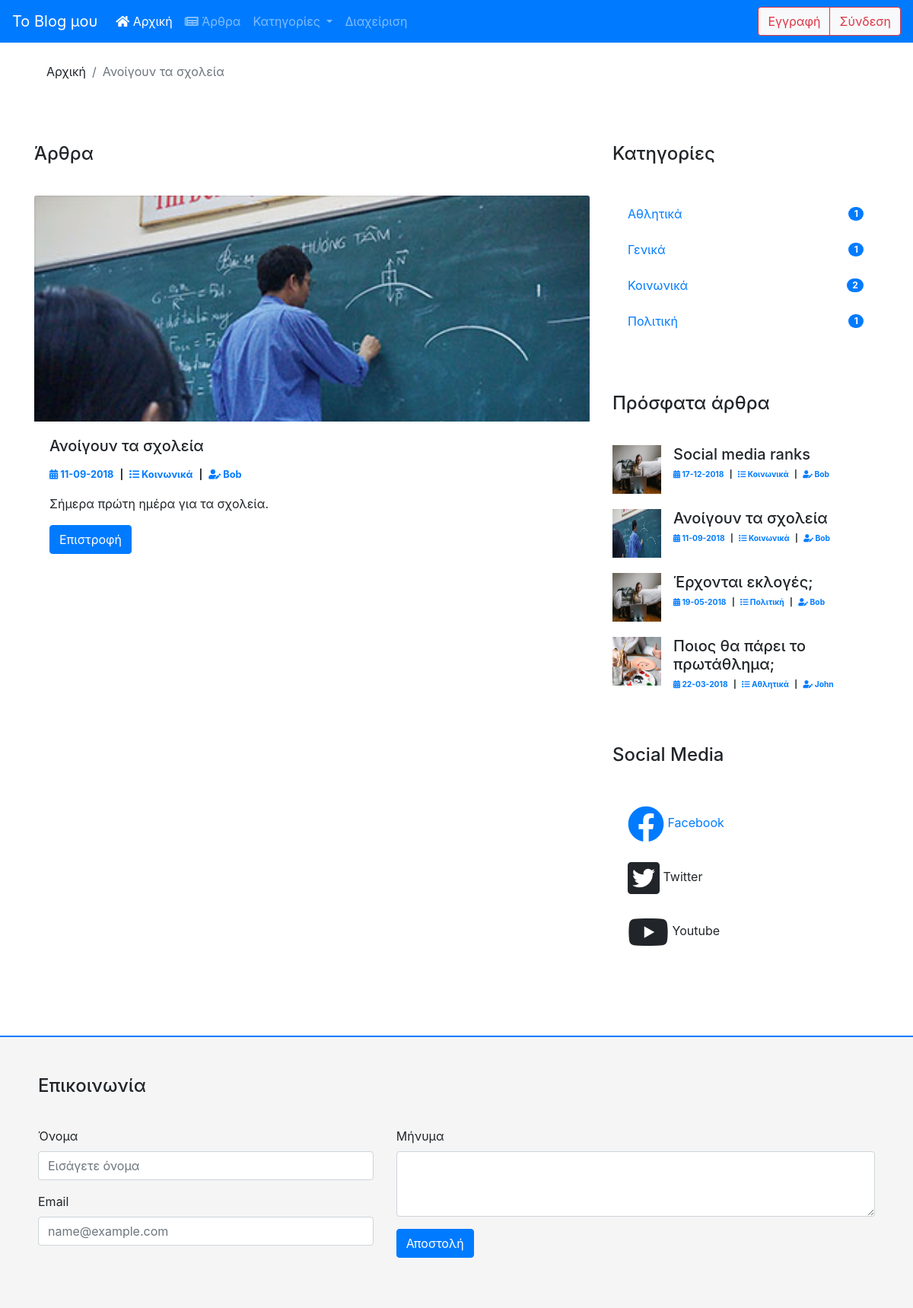
The app's page /article.php?id=8 with its own data.
### tables this page shows
CREATE TABLE `articles` (
  `article_id` int(10) NOT NULL,
  `title` varchar(255) NOT NULL,
  `content` text NOT NULL,
  `image` varchar(255) NOT NULL DEFAULT 'eikona.jpg',
  `created_date` date NOT NULL,
  `owner_id` int(10) NOT NULL,
  `cat_id` int(10) NOT NULL,
  `published` char(1) NOT NULL DEFAULT '0'
);

CREATE TABLE `categories` (
  `category_id` int(10) NOT NULL,
  `cat_name` char(50) NOT NULL
);

CREATE TABLE `users` (
  `user_id` int(10) NOT NULL,
  `username` varchar(25) NOT NULL,
  `password` varchar(25) NOT NULL,
  `email` varchar(100) NOT NULL,
  `role` char(20) NOT NULL DEFAULT 'registered',
  `created_date` date NOT NULL
);

### article.php (the view, shortened to what this page needs)
<?php
require_once "head.php";
$id=$_GET["id"];
$sql="SELECT articles.*, categories.cat_name, users.username FROM articles INNER JOIN categories ON articles.cat_id=categories.category_id INNER JOIN users ON articles.owner_id=users.user_id WHERE article_id=:id && published=1 ORDER BY created_date DESC";
$stmt=$conn->prepare($sql);
$stmt->bindparam(":id",$id);
$stmt->execute();
$row=$stmt->fetch(PDO::FETCH_ASSOC);
	$image=$row["image"];
	$title=$row["title"];
	$category=$row["cat_name"];
	$date=$row["created_date"];
	$author=$row["username"];
	$content=$row["content"];
	$newdate=explode("-",$date);
	$newdate=$newdate[2]."-".$newdate[1]."-".$newdate[0];
?>
  </head>
  <body>
<?php
require_once "menu.php";
?>
<div class="container top-space">
	<nav aria-label="breadcrumb">
	  <ol class="breadcrumb">
		<li class="breadcrumb-item" aria-current="page">Αρχική</li>
		<li class="breadcrumb-item active" aria-current="page"><?php echo $title; ?></li>
	  </ol>
	</nav>
</div>
<div class="container top-space">
  <div class="row">
    <div class="col-md-8">
	<div class="bottom-space-40">
		<h4>Άρθρα</h4>
	</div>
      <div class="card no-border">
		  <img src="images/<?php echo $image ?>" class="card-img-top" alt="...">
		  <div class="card-body">
			<h5 class="card-title"><?php echo $title ?></h5>
			<div class="blog-details">
				<ul>
					<li>
					<a href="articles.php?date=<?php echo $date ?>"><i class="fas fa-calendar-alt"></i> <?php echo $newdate ?></a></li>
					<li><a href="articles.php?category=<?php echo $category ?>"><i class="fas fa-list"></i> <?php echo $category ?></a></li>
					<li><a href="articles.php?author=<?php echo $author ?>"><i class="fas fa-user-edit"></i> <?php echo $author ?></a></li>
				</ul>
			</div>
			<p class="card-text"><?php echo $content ?></p>
			<a href="articles.php" class="btn btn-primary">Επιστροφή</a>
		  </div>
		</div>
	   </div>
<?php
require_once "right-bar.php";
require_once "footer.php";
?>

### right-bar.php (shortened to what this page needs)
    <div class="col-md-4">
		<div class="bottom-space-40">
			<h4>Κατηγορίες</h4>
		</div>
		<div class="card no-border">
		  <ul class="list-group">
<?php
$sql="SELECT categories.cat_name, COUNT(article_id)AS total FROM articles INNER JOIN categories ON articles.cat_id=categories.category_id WHERE published=1 GROUP BY cat_id ORDER BY cat_name ASC";
$stmt=$conn->prepare($sql);
$stmt->execute();
while($row=$stmt->fetch(PDO::FETCH_ASSOC))
{
	$category=$row["cat_name"];
	$total=$row["total"];
?>
		  <li class="list-group-item d-flex justify-content-between align-items-center no-border">
		  <a href="articles.php?category=<?php echo $category ?>">
			<?php echo $category; ?></a>
			<span class="badge badge-primary badge-pill"><?php echo $total; ?></span>
		  </li>
<?php
}
?>
		</ul>
		</div>
		<div class="bottom-space-40 top-space">
			<h4>Πρόσφατα άρθρα</h4>
		</div>
			<ul class="list-unstyled">
<?php
$sql="SELECT articles.*, categories.cat_name, users.username FROM articles INNER JOIN categories ON articles.cat_id=categories.category_id INNER JOIN users ON articles.owner_id=users.user_id WHERE published=1 ORDER BY created_date DESC LIMIT 4";
$stmt=$conn->prepare($sql);
$stmt->execute();
while($row=$stmt->fetch(PDO::FETCH_ASSOC))
{
	$image=$row["image"];
	$title=$row["title"];
	$category=$row["cat_name"];
	$date=$row["created_date"];
	$author=$row["username"];
	$newdate=explode("-",$date);
	$newdate=$newdate[2]."-".$newdate[1]."-".$newdate[0];
?>
			  <li class="media top-space-20">
				<img src="images/<?php echo $image ?>" class="mr-3 sm-img" alt="...">
				<div class="media-body">
				  <h5 class="mt-0 mb-1"><?php echo $title ?></h5>
				  <div class="blog-details sm">
				<ul>
					<li>
					<a href="articles.php?date=<?php echo $date ?>"><i class="fas fa-calendar-alt"></i> <?php echo $newdate ?></a></li>
					<li><a href="articles.php?category=<?php echo $category ?>"><i class="fas fa-list"></i> <?php echo $category ?></a></li>
					<li><a href="articles.php?author=<?php echo $author ?>"><i class="fas fa-user-edit"></i> <?php echo $author ?></a></li>
				</ul>
			</div>
				</div>
			  </li>
<?php
}
?>
			</ul>
		<div class="bottom-space-40 top-space">
			<h4>Social Media</h4>
		</div>
		<ul class="list-group">
		  <li class="list-group-item no-border"><a href="#"><i class="fab fa-facebook fa-3x align-middle"></i> Facebook</a></li>
		  <li class="list-group-item no-border"><i class="fab fa-twitter-square fa-3x align-middle"></i> Twitter</li>
		  <li class="list-group-item no-border"><i class="fab fa-youtube fa-3x align-middle"></i> Youtube</li>
		</ul>
	</div>
  </div>
</div>

### style.css (style rules this page uses)
.top-space { margin-top:70px; }
.top-space-20 { margin-top:20px; }
.bottom-space-40 { margin-bottom:40px; }
.blog-details li { display:inline; font-weight:bold; font-size:0.8em; }
.blog-details li:after { content:" | "; padding-left:5px; padding-right:5px; }
.blog-details li:last-child:after { content: none; }
.blog-details ul { padding-inline-start: 0px; }
.no-border { border:0px !important; }
.breadcrumb { background-color:transparent !important; }
.sm-img { width:64px; height:64px; }
.sm { font-size:0.8rem; }

### records on screen
articles: title "Ανοίγουν τα σχολεία", image (picture), created_date "11-09-2018", cat.cat_name "Κοινωνικά", owner.username "Bob", content "Σήμερα πρώτη ημέρα για τα σχολεία."
articles: image (picture), title "Social media ranks", created_date "17-12-2018", cat.cat_name "Κοινωνικά", owner.username "Bob"
articles: image (picture), title "Έρχονται εκλογές;", created_date "19-05-2018", cat.cat_name "Πολιτική", owner.username "Bob"
articles: image (picture), title "Ποιος θα πάρει το πρωτάθλημα;", created_date "22-03-2018", cat.cat_name "Αθλητικά", owner.username "John"

### other values on screen
$category "Αθλητικά"
$total "1"
$category "Γενικά"
$category "Κοινωνικά"
$total "2"
$category "Πολιτική"
